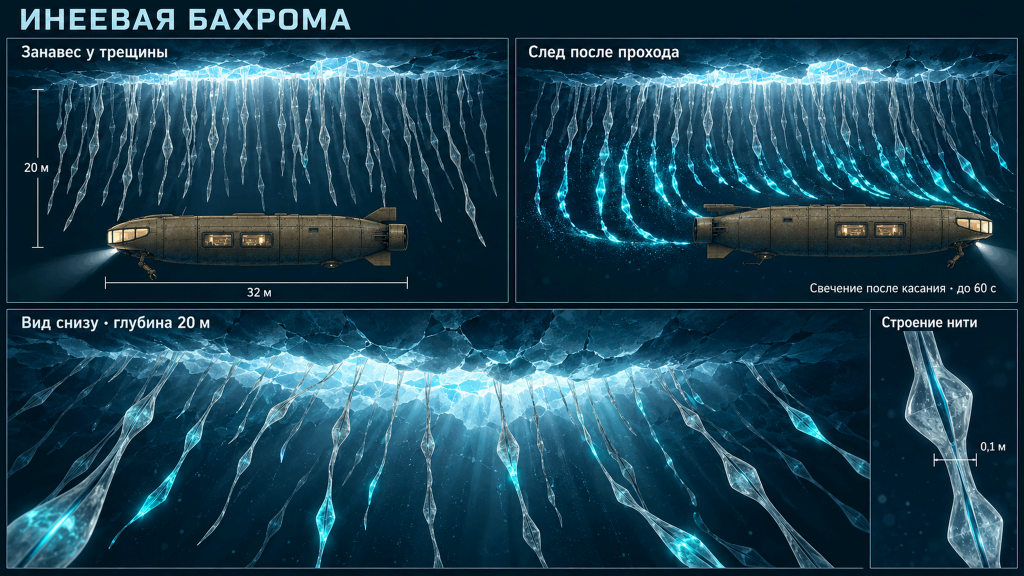
#> input picture art/ART-080-bahroma-mol/01-bahroma.png, 2048 x 1152 px (shown at 1/2 size); the run also reads 1 picture not shown here
$ python prepare.py ../01-bahroma.png ../../../838/02-mol.jpg ../../../838/02-mol.jpg
#> lines starting #> are read from the running program, lines starting #| are printed output that depends on the picture
from pathlib import Path
from PIL import Image, ImageOps
import sys
out=Path(__file__).resolve().parents[1]
for name,source in [('01-bahroma.png',sys.argv[1]),('02-mol.png',sys.argv[2])]:
    im=Image.open(source).convert('RGB').resize((2048,1152),Image.Resampling.LANCZOS)
#> im is the input picture: PIL image 2048x1152 RGB; mean R, G, B 29.3, 67.4, 84.3
    ImageOps.posterize(im,6).save(out/name,optimize=True)
im=Image.open(sys.argv[3]).convert('RGBA')
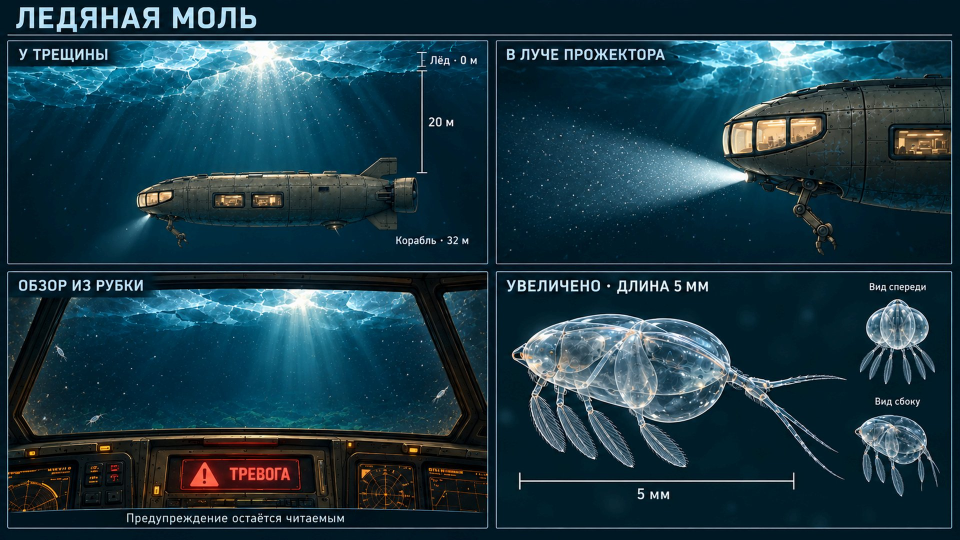
#> im: PIL image 1920x1080 RGBA (shown at 1/2 size); mean R, G, B, A 27.6, 57.5, 69.5, 255
w,h=im.size
#> w = 1920; h = 1080
atlas=Image.new('RGBA',(256,256))
#> atlas: PIL image 256x256 RGBA; every value is 0
for row in range(2):
    for col in range(2):
        cell=im.crop((col*w//2,row*h//2,(col+1)*w//2,(row+1)*h//2))
        cell=cell.crop(cell.getchannel('A').getbbox())
        cell.thumbnail((96,96),Image.Resampling.LANCZOS)
        atlas.alpha_composite(cell,(col*128+(128-cell.width)//2,row*128+(128-cell.height)//2))
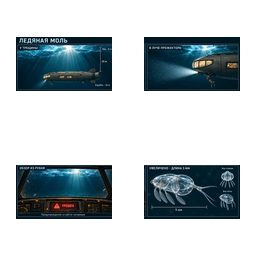
#> atlas: PIL image 256x256 RGBA; mean R, G, B, A 8.8, 18.2, 22, 80.7; transparent parts drawn white
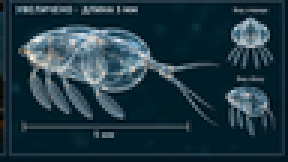
#> cell: PIL image 96x54 RGBA (shown 3 times larger); mean R, G, B, A 31, 55.7, 67.4, 255
atlas.save(out/'03-mol-atlas.png',optimize=True)
for p in out.glob('*.png'):
    with Image.open(p) as img:
        print(p.name,img.size,img.mode,p.stat().st_size)
#| 01-bahroma.png (2048, 1152) RGB 1843321
#> (the run stopped early here; a loop or call above may not have finished)
